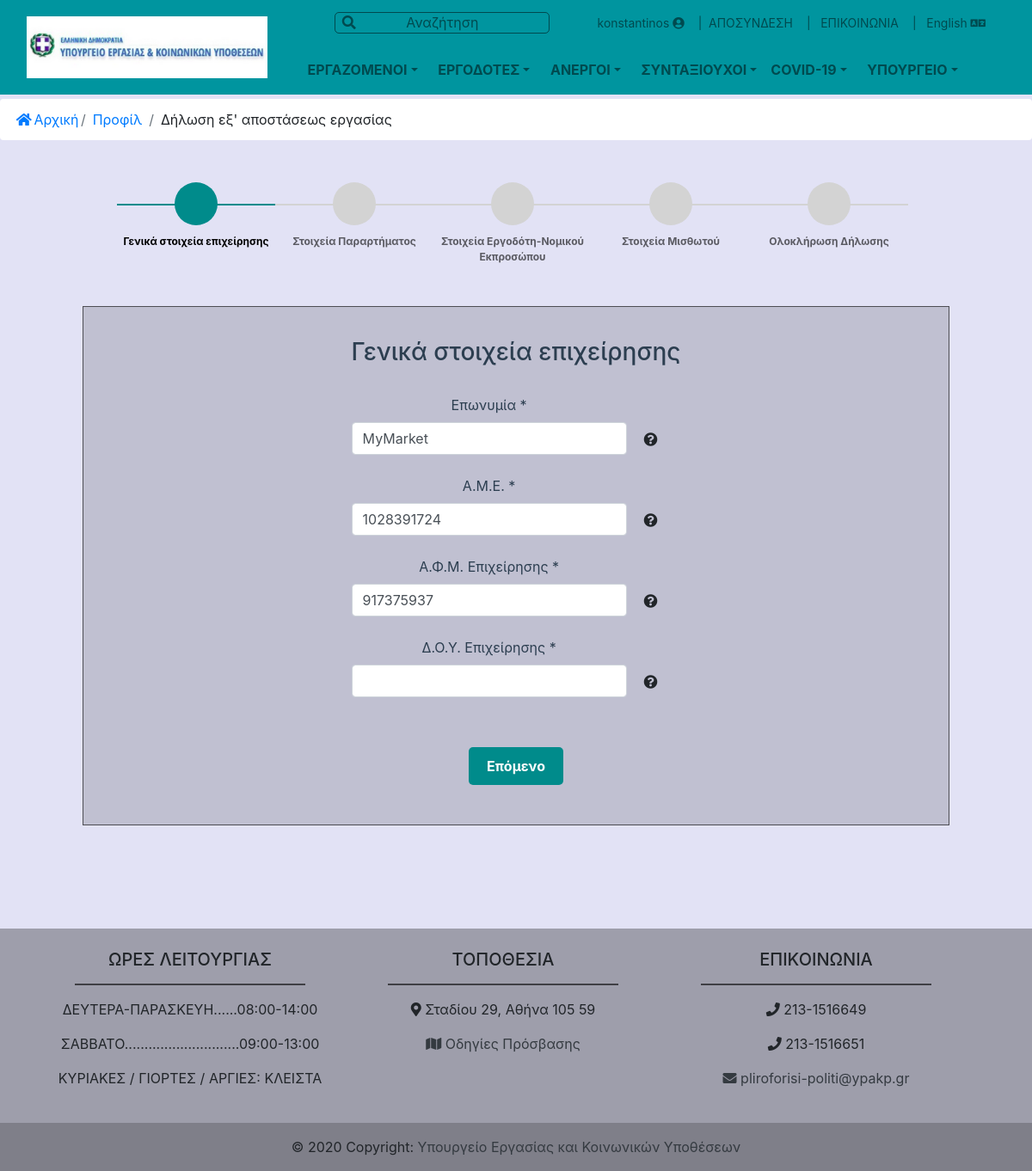
The app's page /forms/exapostasews.php (signed in) with its own data.
### tables this page shows
CREATE TABLE `Enterprises` (
  `enterpriseID` int(11) NOT NULL,
  `name` text NOT NULL,
  `AFM` text NOT NULL,
  `address` text NOT NULL,
  `PC` int(11) NOT NULL,
  `municipality` text NOT NULL,
  `duringCovid` text DEFAULT NULL
);

CREATE TABLE `Users` (
  `userID` int(11) NOT NULL,
  `username` text NOT NULL,
  `password` text NOT NULL,
  `AFM` text NOT NULL,
  `firstName` text NOT NULL,
  `lastName` text NOT NULL,
  `address` text NOT NULL,
  `PC` int(11) NOT NULL,
  `municipality` text NOT NULL,
  `birthDate` date NOT NULL,
  `email` text NOT NULL,
  `phoneNumber` text NOT NULL,
  `userType` text NOT NULL,
  `profession` text NOT NULL,
  `AME` text DEFAULT NULL,
  `enterpriseID` int(11) DEFAULT NULL,
  `cellphoneNumber` text DEFAULT NULL,
  `enterpriseNumber` text DEFAULT NULL,
  `insuranceFund` text DEFAULT NULL,
  `onLeave` text DEFAULT NULL,
  `onLeaveFrom` date DEFAULT NULL,
  `onLeaveTo` date DEFAULT NULL,
  `duringCovid` text DEFAULT NULL,
  `children` set('Ναι','Όχι') DEFAULT NULL
);

### forms/exapostasews.php (the view, shortened to what this page needs)
<?php include '../public/header.php' ?>
<link rel="stylesheet" href="../stylesheets/form.css">
<body style="background-color:rgba(198, 198, 236, 0.5)">
<div class="sticky">
    <nav aria-label="breadcrumb">
    <ol class="breadcrumb">
        <li class="breadcrumb-item"><a href="../info/index.php"><i class="fas fa-home" style="padding:4%;display:inline;"></i>Αρχική</a></li>
        <li class="breadcrumb-item"><a href="../users/user-profile.php">Προφίλ</a></li>
        <li class="breadcrumb-item">Δήλωση εξ' αποστάσεως εργασίας</li>
    </ol>
    </nav>
</div>
<?php
    if(!isset($_SESSION['logged_in_user_id'])){
        print "<div class=\"alert\" style=\"background-color:#ECDB54; border-color:#B8860B; color:#B8860B;\">";
        print "<strong>Παρακαλώ </strong><a href=\"./sundesh.php\">συνδεθείτε</a><strong> ή </strong><a href=\"./registration.php\">εγγραφείτε</a><strong> πρώτα ώστε να συμπληρωθούν αυτόματα τα στοιχεία σας, όπου είναι εφικτό.</strong>";
        print "</div>";
    }
    else{
        require_once '../login.php';
        $conn = new mysqli($hn,$un,$pw,$db);
        $userID = $_SESSION['logged_in_user_id'];
        $query = "SELECT * FROM `Users` WHERE userID='$userID'";
        $user = $conn->query($query);
        foreach ($user as $item){
            foreach ($item as $key => $value){
                if($key == "userID" || $key == "username" || $key == "password") continue;
                if(!$value || $value=='') continue;
                if($key == "enterpriseID"){
                    $query = "SELECT * FROM `Enterprises` WHERE enterpriseID='$value'";
                    $enterprise = $conn->query($query);
                    foreach ($enterprise as $record){
                        foreach ($record as $entpr_key => $entpr_value){
                            if($entpr_key == "enterpriseID") continue;
                            $entpr_info[$entpr_key] = $entpr_value;
                        }
                    }
                }
                $user_info[$key] = $value;
            }
        }
    }
?>
<br>
<ul id="progressbar">
    <li class="active" id="professional"><strong>Γενικά στοιχεία επιχείρησης</strong></li>
    <li id="building"><strong>Στοιχεία Παραρτήματος</strong></li>
    <li id="personal"><strong>Στοιχεία Εργοδότη-Νομικού Εκπροσώπου</strong></li>
    <li id="employee"><strong>Στοιχεία Μισθωτού</strong></li>
    <li id="confirm"><strong>Ολοκλήρωση Δήλωσης</strong></li>
</ul>
<div class="d-xl-flex">
    <form role="form"  data-toggle="validator" class="flex-body" id="msform" method="POST" action="../routes/update_employee.php">
        <fieldset id="fieldset1">
            <div class="form-card">
                <h3 class="fs-title">Γενικά στοιχεία επιχείρησης</h3><br>
                <div class="form-group" style="display: table-row;">
                    <div style="display: table-cell;overflow: auto;">
                        <label for="epwnumia" class="form-control-label">Επωνυμία *</label>
                        <input name="epwnumia_1" type="text" class="form-control" id="epwnumia_1" data-error="Υποχρεωτικό πεδίο"
                        <?php if(isset($_SESSION['logged_in_user_id'])){ ?>
                            value="<?php echo $entpr_info['name']; ?>"
                        <?php } ?> required>
                    </div>
                    <div style="display: table-cell;padding-left: 20px"><br><p></p> <div class="fas fa-question-circle" title="Συμπληρώστε το όνομα της επιχείρησής σας"> </div>  </div>
                </div><br>
                <div class="form-group" style="display: table-row;">
                    <div style="display: table-cell;overflow: auto;">
                        <label for="AME" class="form-control-label">Α.Μ.Ε. *</label>
                        <input name="ame_1" type="text" class="form-control" id="ame_1" data-error="Το Α.M.E. δεν είναι έγκυρο" pattern="^[0-9]{10}"
                        <?php if(isset($_SESSION['logged_in_user_id'])){ ?>
                            value="<?php echo $user_info['AME']; ?>"
                        <?php } ?> required>
                    </div>
                    <div style="display: table-cell;padding-left: 20px"><br><p></p>
                        <div class="fas fa-question-circle" title="Aριθμός Μητρώου Εργοδοτών: 10 ψηφία"> </div>
                    </div>
                </div><br>
                <div class="form-group" style="display: table-row;">
                    <div style="display: table-cell;overflow: auto;">
                        <label for="AFM" class="form-control-label">Α.Φ.Μ. Επιχείρησης *</label>
                        <input name="afm_1" type="text" class="form-control" id="afm_1" data-error="Το Α.Φ.Μ. δεν είναι έγκυρο" pattern="^[0-9]{9}"
                        <?php if(isset($_SESSION['logged_in_user_id'])){ ?>
                            value="<?php echo $entpr_info['AFM']; ?>"
                        <?php } ?> required>
                    </div>
                    <div style="display: table-cell;padding-left: 20px"><br><p></p>
                        <div class="fas fa-question-circle" title="Αριθμός Φορολογικού Μητρώου: 9 ψηφία"> </div>
                    </div>
                </div><br>
                <div class="form-group" style="display: table-row;">
                    <div style="display: table-cell;overflow: auto;">
                        <label for="DOU" class="form-control-label">Δ.Ο.Υ. Επιχείρησης *</label>
                        <input name="dou_1" type="text" class="form-control" id="dou_1" data-error="Υποχρεωτικό πεδίο (μόνο γράμματα)"  pattern="^[A-Za-zΑ-Ωα-ωΆΈΉΊΎΌΏάέήίύόώϊϋΐ]*$" required>
                    </div>
                        <div style="display: table-cell;padding-left: 20px"><br><p></p>
                            <div class="fas fa-question-circle" title="Δημόσια Οικονομική Υπηρεσία: επιλέξτε την Δ.Ο.Υ. της επαρχίας σας. Π.χ. Δημόσια Οικονομική Υπηρεσία Χανίων"> </div>
                        </div>
                </div><br>
            </div><br><input type="button" name="next" class="next action-button" value="Επόμενο">
        </fieldset>
    </form>
</div>
<?php include '../public/footer.php' ?>

### stylesheets/header.css (style rules this page uses)
div.sticky { position: sticky; top: 115px; z-index: 99; width: 100%; }
.sticky .breadcrumb { background-color: white; }

### stylesheets/form.css (style rules this page uses)
.d-xl-flex { display: flex; justify-content: center; align-content: center; margin: 0 8% 4% 8%; padding: 3%; border: 1px solid rgba(0,0,0,0.6); background-color: rgba(0,0,0,0.15); text-align : center; }
.d-xl-flex .flex-body .form-control, .d-xl-flex .flex-body .custom-select { width: 320px; }
.fs-title, .form-control-label, .form-card h5 { color: #2C3E50; }
#msform .action-button { width: 110px; background: rgb(0,139,139); font-weight: bold; color: white; border: 0 none; border-radius: 5px; cursor: pointer; padding: 10px 5px; margin: 10px 5px; }
#progressbar { display: flex; justify-content: center; align-content: center; text-align : center; margin: 1% 12% 4% 8%; overflow: hidden; color: rgba(0,0,0,0.6); }
#progressbar .active { color: black; }
#progressbar li { list-style-type: none; font-size: 12px; width: 25%; float: left; position: relative }
#progressbar #personal:before { font-family: FontAwesome; content: "\f007"; }
#progressbar #professional:before { font-family: FontAwesome; content: "\f0b1"; }
#progressbar #confirm:before { font-family: FontAwesome; content: "\f00c"; }
#progressbar #employee:before { font-family: FontAwesome; content: "\f2b9"; }
#progressbar #building:before { font-family: FontAwesome; content: "\f1ad"; }
#progressbar li:before { width: 50px; height: 50px; line-height: 45px; display: block; font-size: 18px; color: rgba(0,0,0,0.6); background: lightgray; border-radius: 50%; margin: 0 auto 10px auto; padding: 2px }
#progressbar li:after { content: ''; width: 100%; height: 2px; background: lightgray; position: absolute; left: 0; top: 25px; z-index: -1; }
#progressbar li.active:before, #progressbar li.active:after { background: rgba(0,139,139,1); }

### records on screen
enterprises: epwnumia_1 "MyMarket", afm_1 "917375937"
users: ame_1 "1028391724"

### other values on screen
$_SESSION['username'] "konstantinos"
